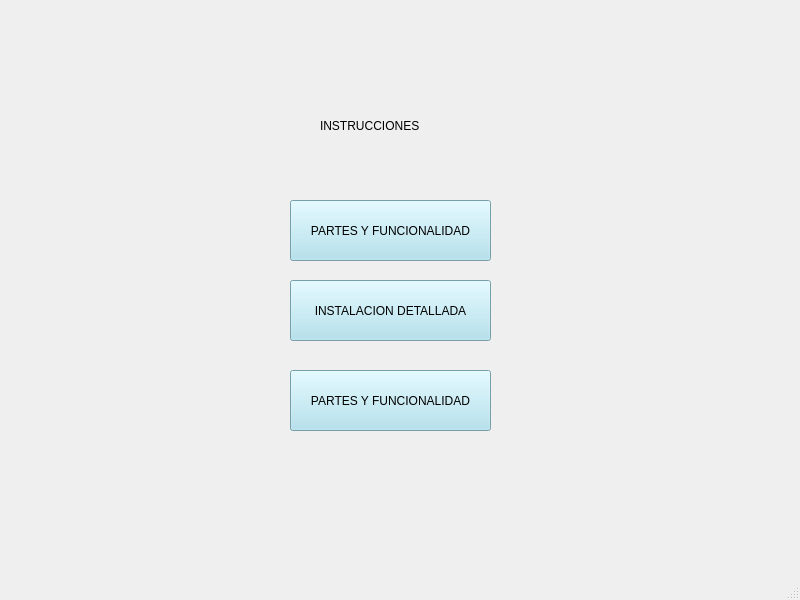
<?xml version="1.0" encoding="UTF-8"?>
<ui version="4.0">
 <class>MainWindow</class>
 <widget class="QMainWindow" name="MainWindow">
  <property name="geometry">
   <rect>
    <x>0</x>
    <y>0</y>
    <width>800</width>
    <height>600</height>
   </rect>
  </property>
  <property name="windowTitle">
   <string>MainWindow</string>
  </property>
  <widget class="QWidget" name="centralwidget">
   <widget class="QLabel" name="label">
    <property name="geometry">
     <rect>
      <x>0</x>
      <y>0</y>
      <width>791</width>
      <height>551</height>
     </rect>
    </property>
    <property name="styleSheet">
     <string notr="true">border-image: url(:/cct/Dash 2.png);</string>
    </property>
    <property name="text">
     <string/>
    </property>
   </widget>
   <widget class="QPushButton" name="Instrucciones">
    <property name="geometry">
     <rect>
      <x>290</x>
      <y>200</y>
      <width>201</width>
      <height>61</height>
     </rect>
    </property>
    <property name="styleSheet">
     <string notr="true">background-color: rgb(167, 223, 237);

font: 14pt &quot;Bahnschrift&quot;;
border-top-color: rgb(0, 0, 0);
gridline-color: rgb(0, 0, 0);
border-color: rgb(0, 0, 0);</string>
    </property>
    <property name="text">
     <string>PARTES Y FUNCIONALIDAD</string>
    </property>
   </widget>
   <widget class="QPushButton" name="Instrucciones_2">
    <property name="geometry">
     <rect>
      <x>290</x>
      <y>280</y>
      <width>201</width>
      <height>61</height>
     </rect>
    </property>
    <property name="styleSheet">
     <string notr="true">background-color: rgb(167, 223, 237);

font: 14pt &quot;Bahnschrift&quot;;
border-top-color: rgb(0, 0, 0);
gridline-color: rgb(0, 0, 0);
border-color: rgb(0, 0, 0);</string>
    </property>
    <property name="text">
     <string>INSTALACION DETALLADA</string>
    </property>
   </widget>
   <widget class="QPushButton" name="Instrucciones_3">
    <property name="geometry">
     <rect>
      <x>290</x>
      <y>370</y>
      <width>201</width>
      <height>61</height>
     </rect>
    </property>
    <property name="styleSheet">
     <string notr="true">background-color: rgb(167, 223, 237);

font: 14pt &quot;Bahnschrift&quot;;
border-top-color: rgb(0, 0, 0);
gridline-color: rgb(0, 0, 0);
border-color: rgb(0, 0, 0);</string>
    </property>
    <property name="text">
     <string>PARTES Y FUNCIONALIDAD</string>
    </property>
   </widget>
   <widget class="QLabel" name="label_2">
    <property name="geometry">
     <rect>
      <x>320</x>
      <y>100</y>
      <width>161</width>
      <height>51</height>
     </rect>
    </property>
    <property name="styleSheet">
     <string notr="true">font: 18pt &quot;Bahnschrift&quot;;
</string>
    </property>
    <property name="text">
     <string>INSTRUCCIONES</string>
    </property>
   </widget>
  </widget>
  <widget class="QMenuBar" name="menubar">
   <property name="geometry">
    <rect>
     <x>0</x>
     <y>0</y>
     <width>800</width>
     <height>21</height>
    </rect>
   </property>
  </widget>
  <widget class="QStatusBar" name="statusbar"/>
 </widget>
 <resources>
  <include location="Segunda.qrc"/>
 </resources>
 <connections/>
</ui>
